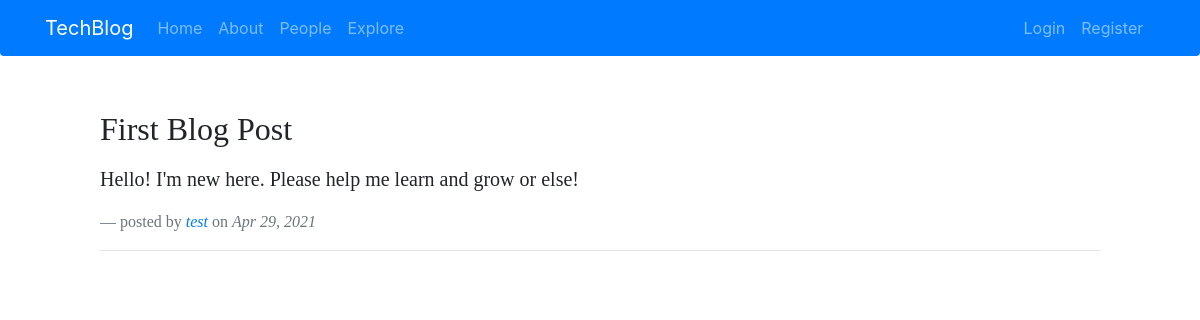
The page /blog/1 on the database its author committed.
### blog/models.py (models this page shows, shortened)
class Blog(models.Model):
    content = models.TextField()
    title = models.CharField(max_length=150)
    author = models.ForeignKey(User, on_delete=models.CASCADE)
    date_posted = models.DateTimeField(default=timezone.now)
    likes = models.ManyToManyField(User, related_name='blog_like')

### blog/views.py (the view)
# urls.py: path('blog/<int:pk>', views.BlogDetailView.as_view(), name='Blog'),
class BlogDetailView(DetailView):
    model = Blog
    template_name = 'blog/blogDetail.html'

### blog/templatetags/markdown_extras.py (called while the page is built)
@register.filter()
@stringfilter
def markdown(value):
    return md.markdown(value, extensions=['markdown.extensions.fenced_code'])

### templates/blog/blogDetail.html
{% extends 'base2.html' %}
{% block content %}
  {% load markdown_extras %}
    <br>
    <blockquote class="blockquote">
        <h2 class="h2" style="font-family: rockwell;">{{ object.title | markdown | safe }}</h2>
        <p class="mb-0">{{ object.content | markdown | safe }}</p>
        <footer class="blockquote-footer">posted by <cite title="{{ object.author }}"><a href="{% url 'NamedProfile' blog.author.id %}">{{ object.author }}</a></cite> on <cite title="{{ object.date_posted }}">{{ object.date_posted|date:"M j, o" }}</cite></footer>
    </blockquote>
    <hr style="margin-bottom: 20px">
{% endblock %}

### rows shown on the page
Blog: title "First Blog Post", content "Hello! I'm new here. Please help me learn and grow or else!", author "test", date_posted "Apr 29, 2021"
